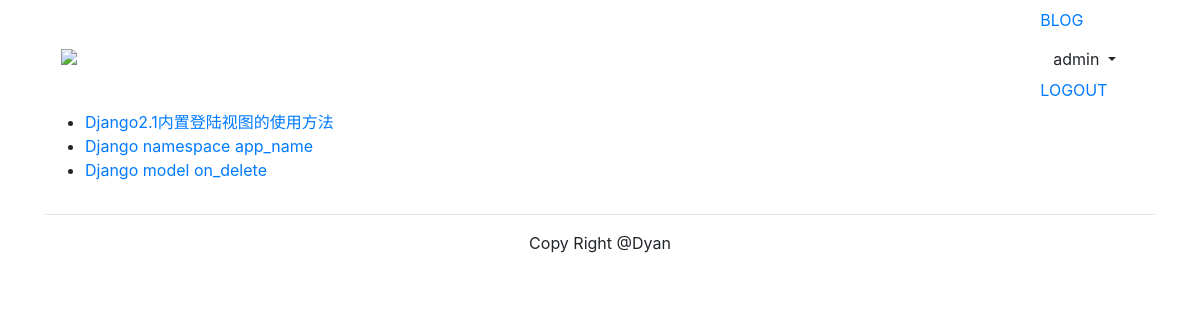
Page /blog/ (signed in) on the committed database.
### blog/models.py (models this page shows, shortened)
class BlogArticles(models.Model):
    title = models.CharField(max_length=300)
    author = models.ForeignKey(User, related_name="blog_posts", on_delete=models.CASCADE)
    body = models.TextField()
    publish = models.DateTimeField(default=timezone.now)
    class Meta:
        ordering = ("-publish",)

### blog/views.py (the view)
def blog_title(request):
    blogs = BlogArticles.objects.all()
    return render(request, "blog/titles.html", {"blogs": blogs})

### templates/blog/titles.html (shortened to what this page needs)
{% extends "base.html" %}
{% block content %}
<div class="row">
    <div class="col-xs-12 col-md-8">
        <ul>
            {% for blog in blogs %}
                <li> <a href="{{ blog.id }}"> {{ blog.title }} </a></li>
            {% endfor %}
        </ul>
    </div>
</div>
{% endblock %}

### templates/header.html (shortened to what this page needs)
{% load staticfiles %}
<div class="container">
    <nav class="navbar navbar-default" role="navigation">
        <div class="navbar-header">
            <a class="navbar-brand" href="{% url 'blog:blog_title' %}">
                <img src="{% static '/images/logo3.png' %}" width="100px">
            </a>
        </div>
        <div>
            <ul class="nav navbar-nav" role="navigation">
                <li><a href="{% url 'blog:blog_title' %}">BLOG</a></li>
            </ul>
            <ul class="nav navbar-nav navbar-right" style="margin-right:10px">
                {% if user.is_authenticated %}
                <li>
                    <div class="dropdown" style="margin-top: 8px">
                        <button class="btn btn-default dropdown-toggle" type="button" id="dropdownMenu" data-toggle="dropdown">
                            {{ user.username }}
                        </button>
                     </div>
                </li>
                <li><a href="{% url 'account:user_logout' %}">LOGOUT</a></li>
                {% else %}
                <li><a href="{% url 'account:user_login' %}">LOGIN</a></li>
                {% endif %}
            </ul>
        </div>
    </nav>
</div>

### rows in the picture
BlogArticles: title "Django2.1内置登陆视图的使用方法"
BlogArticles: title "Django namespace app_name"
BlogArticles: title "Django model on_delete"

### other values in the picture
{{ user.username }} "admin"
